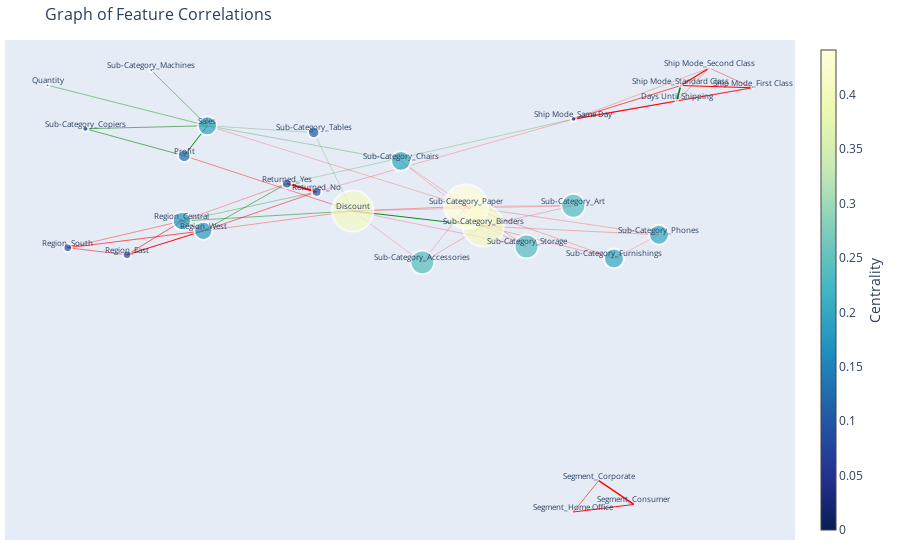

This figure's notebook cell:
### Code cell
ea.GraphFromAdjacencyMatrix(
        adjacency_matrix=adjacency_matrix,
        node_labels=dict_labels,centrality='eigenvector').plot_plotly()

### Figure 1 — Plotly figure (JSON) as saved in the notebook; plotly's stock layout.template omitted (floating-point values rounded to 4 significant figures)
{"data": [{"line": {"color": "green", "width": 0.4203}, "mode": "lines", "type": "scatter", "x": [-0.2014, -0.3608, null], "y": [0.2659, 0.3985, null]}, {"line": {"color": "green", "width": 0.9876}, "mode": "lines", "type": "scatter", "x": [-0.2014, -0.2244, null], "y": [0.2659, 0.1674, null]}, {"line": {"color": "green", "width": 0.2787}, "mode": "lines", "type": "scatter", "x": [-0.2014, -0.008316, null], "y": [0.2659, 0.1503, null]}, {"line": {"color": "green", "width": 0.5564}, "mode": "lines", "type": "scatter", "x": [-0.2014, -0.3231, null], "y": [0.2659, 0.256, null]}, {"line": {"color": "green", "width": 0.462}, "mode": "lines", "type": "scatter", "x": [-0.2014, -0.2574, null], "y": [0.2659, 0.4478, null]}, {"line": {"color": "red", "width": 0.2273}, "mode": "lines", "type": "scatter", "x": [-0.2014, 0.05665, null], "y": [0.2659, 0.001572, null]}, {"line": {"color": "green", "width": 0.2287}, "mode": "lines", "type": "scatter", "x": [-0.2014, -0.09531, null], "y": [0.2659, 0.2437, null]}, {"line": {"color": "red", "width": 0.4387}, "mode": "lines", "type": "scatter", "x": [-0.05642, -0.2244, null], "y": [-0.01353, 0.1674, null]}, {"line": {"color": "green", "width": 0.4836}, "mode": "lines", "type": "scatter", "x": [-0.05642, -0.2268, null], "y": [-0.01353, -0.04651, null]}, {"line": {"color": "red", "width": 0.3362}, "mode": "lines", "type": "scatter", "x": [-0.05642, -0.2055, null], "y": [-0.01353, -0.07873, null]}, {"line": {"color": "red", "width": 0.2171}, "mode": "lines", "type": "scatter", "x": [-0.05642, 0.01301, null], "y": [-0.01353, -0.1819, null]}, {"line": {"color": "red", "width": 0.2222}, "mode": "lines", "type": "scatter", "x": [-0.05642, 0.1636, null], "y": [-0.01353, 0.003722, null]}, {"line": {"color": "green", "width": 0.9114}, "mode": "lines", "type": "scatter", "x": [-0.05642, 0.0739, null], "y": [-0.01353, -0.06322, null]}, {"line": {"color": "red", "width": 0.3412}, "mode": "lines", "type": "scatter", "x": [-0.05642, 0.05665, null], "y": [-0.01353, 0.001572, null]}, {"line": {"color": "red", "width": 0.2415}, "mode": "lines", "type": "scatter", "x": [-0.05642, 0.1169, null], "y": [-0.01353, -0.1296, null]}, {"line": {"color": "green", "width": 0.2057}, "mode": "lines", "type": "scatter", "x": [-0.05642, -0.09531, null], "y": [-0.01353, 0.2437, null]}, {"line": {"color": "green", "width": 0.5842}, "mode": "lines", "type": "scatter", "x": [-0.2244, -0.3231, null], "y": [0.1674, 0.256, null]}, {"line": {"color": "red", "width": 0.8162}, "mode": "lines", "type": "scatter", "x": [0.2667, 0.3423, null], "y": [0.3467, 0.3903, null]}, {"line": {"color": "red", "width": 1.159}, "mode": "lines", "type": "scatter", "x": [0.2667, 0.1637, null], "y": [0.3467, 0.2877, null]}, {"line": {"color": "red", "width": 0.3426}, "mode": "lines", "type": "scatter", "x": [0.2667, 0.2992, null], "y": [0.3467, 0.455, null]}, {"line": {"color": "green", "width": 1.471}, "mode": "lines", "type": "scatter", "x": [0.2667, 0.2707, null], "y": [0.3467, 0.3975, null]}, {"line": {"color": "red", "width": 0.2353}, "mode": "lines", "type": "scatter", "x": [0.3423, 0.1637, null], "y": [0.3903, 0.2877, null]}, {"line": {"color": "red", "width": 0.4082}, "mode": "lines", "type": "scatter", "x": [0.3423, 0.2992, null], "y": [0.3903, 0.455, null]}, {"line": {"color": "red", "width": 1.041}, "mode": "lines", "type": "scatter", "x": [0.3423, 0.2707, null], "y": [0.3903, 0.3975, null]}, {"line": {"color": "red", "width": 0.2566}, "mode": "lines", "type": "scatter", "x": [0.1637, 0.2992, null], "y": [0.2877, 0.455, null]}, {"line": {"color": "red", "width": 0.6544}, "mode": "lines", "type": "scatter", "x": [0.1637, 0.2707, null], "y": [0.2877, 0.3975, null]}, {"line": {"color": "red", "width": 0.2351}, "mode": "lines", "type": "scatter", "x": [0.1637, -0.09236, null], "y": [0.2877, 0.0491, null]}, {"line": {"color": "green", "width": 0.2351}, "mode": "lines", "type": "scatter", "x": [0.1637, -0.1221, null], "y": [0.2877, 0.07637, null]}, {"line": {"color": "red", "width": 1.135}, "mode": "lines", "type": "scatter", "x": [0.2992, 0.2707, null], "y": [0.455, 0.3975, null]}, {"line": {"color": "red", "width": 1.405}, "mode": "lines", "type": "scatter", "x": [0.2239, 0.189, null], "y": [-0.9753, -0.8972, null]}, {"line": {"color": "red", "width": 0.9478}, "mode": "lines", "type": "scatter", "x": [0.2239, 0.1635, null], "y": [-0.9753, -1, null]}, {"line": {"color": "red", "width": 0.5874}, "mode": "lines", "type": "scatter", "x": [0.189, 0.1635, null], "y": [-0.8972, -1, null]}, {"line": {"color": "red", "width": 0.6318}, "mode": "lines", "type": "scatter", "x": [-0.2268, -0.2815, null], "y": [-0.04651, -0.157, null]}, {"line": {"color": "red", "width": 0.4123}, "mode": "lines", "type": "scatter", "x": [-0.2268, -0.3407, null], "y": [-0.04651, -0.1341, null]}, {"line": {"color": "red", "width": 0.767}, "mode": "lines", "type": "scatter", "x": [-0.2268, -0.2055, null], "y": [-0.04651, -0.07873, null]}, {"line": {"color": "green", "width": 0.3272}, "mode": "lines", "type": "scatter", "x": [-0.2268, -0.09236, null], "y": [-0.04651, 0.0491, null]}, {"line": {"color": "red", "width": 0.3272}, "mode": "lines", "type": "scatter", "x": [-0.2268, -0.1221, null], "y": [-0.04651, 0.07637, null]}, {"line": {"color": "red", "width": 0.5197}, "mode": "lines", "type": "scatter", "x": [-0.2815, -0.3407, null], "y": [-0.157, -0.1341, null]}, {"line": {"color": "red", "width": 0.9668}, "mode": "lines", "type": "scatter", "x": [-0.2815, -0.2055, null], "y": [-0.157, -0.07873, null]}, {"line": {"color": "red", "width": 0.631}, "mode": "lines", "type": "scatter", "x": [-0.3407, -0.2055, null], "y": [-0.1341, -0.07873, null]}, {"line": {"color": "red", "width": 0.5351}, "mode": "lines", "type": "scatter", "x": [-0.2055, -0.09236, null], "y": [-0.07873, 0.0491, null]}, {"line": {"color": "green", "width": 0.5351}, "mode": "lines", "type": "scatter", "x": [-0.2055, -0.1221, null], "y": [-0.07873, 0.07637, null]}, {"line": {"color": "red", "width": 0.247}, "mode": "lines", "type": "scatter", "x": [0.01301, 0.0739, null], "y": [-0.1819, -0.06322, null]}, {"line": {"color": "red", "width": 0.2308}, "mode": "lines", "type": "scatter", "x": [0.01301, 0.05665, null], "y": [-0.1819, 0.001572, null]}, {"line": {"color": "red", "width": 0.245}, "mode": "lines", "type": "scatter", "x": [0.1636, 0.0739, null], "y": [0.003722, -0.06322, null]}, {"line": {"color": "red", "width": 0.2289}, "mode": "lines", "type": "scatter", "x": [0.1636, 0.05665, null], "y": [0.003722, 0.001572, null]}, {"line": {"color": "red", "width": 0.2261}, "mode": "lines", "type": "scatter", "x": [0.0739, -0.008316, null], "y": [-0.06322, 0.1503, null]}, {"line": {"color": "red", "width": 0.2786}, "mode": "lines", "type": "scatter", "x": [0.0739, 0.2041, null], "y": [-0.06322, -0.1689, null]}, {"line": {"color": "red", "width": 0.3442}, "mode": "lines", "type": "scatter", "x": [0.0739, 0.05665, null], "y": [-0.06322, 0.001572, null]}, {"line": {"color": "red", "width": 0.2698}, "mode": "lines", "type": "scatter", "x": [0.0739, 0.249, null], "y": [-0.06322, -0.09158, null]}, {"line": {"color": "red", "width": 0.2562}, "mode": "lines", "type": "scatter", "x": [0.0739, 0.1169, null], "y": [-0.06322, -0.1296, null]}, {"line": {"color": "red", "width": 0.2113}, "mode": "lines", "type": "scatter", "x": [-0.008316, 0.05665, null], "y": [0.1503, 0.001572, null]}, {"line": {"color": "red", "width": 0.2603}, "mode": "lines", "type": "scatter", "x": [0.2041, 0.05665, null], "y": [-0.1689, 0.001572, null]}, {"line": {"color": "red", "width": 0.2041}, "mode": "lines", "type": "scatter", "x": [0.2041, 0.249, null], "y": [-0.1689, -0.09158, null]}, {"line": {"color": "red", "width": 0.2521}, "mode": "lines", "type": "scatter", "x": [0.05665, 0.249, null], "y": [0.001572, -0.09158, null]}, {"line": {"color": "red", "width": 0.2393}, "mode": "lines", "type": "scatter", "x": [0.05665, 0.1169, null], "y": [0.001572, -0.1296, null]}, {"line": {"color": "red", "width": 2}, "mode": "lines", "type": "scatter", "x": [-0.09236, -0.1221, null], "y": [0.0491, 0.07637, null]}, {"hoverinfo": "text", "hoverlabel": {"bgcolor": "green"}, "marker": {"opacity": 0}, "mode": "markers", "text": "Correlation between: Quantity and Sales<br>Correlation Coefficient: 0.21015579188371805", "type": "scatter", "x": [-0.2811], "y": [0.3322]}, {"hoverinfo": "text", "hoverlabel": {"bgcolor": "green"}, "marker": {"opacity": 0}, "mode": "markers", "text": "Correlation between: Profit and Sales<br>Correlation Coefficient: 0.493813856494015", "type": "scatter", "x": [-0.2129], "y": [0.2166]}, {"hoverinfo": "text", "hoverlabel": {"bgcolor": "green"}, "marker": {"opacity": 0}, "mode": "markers", "text": "Correlation between: Sub-Category_Chairs and Sales<br>Correlation Coefficient: 0.13935798388079854", "type": "scatter", "x": [-0.1048], "y": [0.2081]}, {"hoverinfo": "text", "hoverlabel": {"bgcolor": "green"}, "marker": {"opacity": 0}, "mode": "markers", "text": "Correlation between: Sub-Category_Copiers and Sales<br>Correlation Coefficient: 0.27821147994891704", "type": "scatter", "x": [-0.2623], "y": [0.2609]}, {"hoverinfo": "text", "hoverlabel": {"bgcolor": "green"}, "marker": {"opacity": 0}, "mode": "markers", "text": "Correlation between: Sub-Category_Machines and Sales<br>Correlation Coefficient: 0.23097764860329867", "type": "scatter", "x": [-0.2294], "y": [0.3568]}, {"hoverinfo": "text", "hoverlabel": {"bgcolor": "red"}, "marker": {"opacity": 0}, "mode": "markers", "text": "Correlation between: Sub-Category_Paper and Sales<br>Correlation Coefficient: -0.11365341437554285", "type": "scatter", "x": [-0.07236], "y": [0.1337]}, {"hoverinfo": "text", "hoverlabel": {"bgcolor": "green"}, "marker": {"opacity": 0}, "mode": "markers", "text": "Correlation between: Sub-Category_Tables and Sales<br>Correlation Coefficient: 0.1143640136829423", "type": "scatter", "x": [-0.1483], "y": [0.2548]}, {"hoverinfo": "text", "hoverlabel": {"bgcolor": "red"}, "marker": {"opacity": 0}, "mode": "markers", "text": "Correlation between: Profit and Discount<br>Correlation Coefficient: -0.21933567856415018", "type": "scatter", "x": [-0.1404], "y": [0.07691]}, {"hoverinfo": "text", "hoverlabel": {"bgcolor": "green"}, "marker": {"opacity": 0}, "mode": "markers", "text": "Correlation between: Region_Central and Discount<br>Correlation Coefficient: 0.24182175319888405", "type": "scatter", "x": [-0.1416], "y": [-0.03002]}, {"hoverinfo": "text", "hoverlabel": {"bgcolor": "red"}, "marker": {"opacity": 0}, "mode": "markers", "text": "Correlation between: Region_West and Discount<br>Correlation Coefficient: -0.16808062235934454", "type": "scatter", "x": [-0.1309], "y": [-0.04613]}, {"hoverinfo": "text", "hoverlabel": {"bgcolor": "red"}, "marker": {"opacity": 0}, "mode": "markers", "text": "Correlation between: Sub-Category_Accessories and Discount<br>Correlation Coefficient: -0.10856954959656695", "type": "scatter", "x": [-0.02171], "y": [-0.09771]}, {"hoverinfo": "text", "hoverlabel": {"bgcolor": "red"}, "marker": {"opacity": 0}, "mode": "markers", "text": "Correlation between: Sub-Category_Art and Discount<br>Correlation Coefficient: -0.11111804722667439", "type": "scatter", "x": [0.05359], "y": [-0.004906]}, {"hoverinfo": "text", "hoverlabel": {"bgcolor": "green"}, "marker": {"opacity": 0}, "mode": "markers", "text": "Correlation between: Sub-Category_Binders and Discount<br>Correlation Coefficient: 0.45568671351556034", "type": "scatter", "x": [0.008739], "y": [-0.03838]}, {"hoverinfo": "text", "hoverlabel": {"bgcolor": "red"}, "marker": {"opacity": 0}, "mode": "markers", "text": "Correlation between: Sub-Category_Paper and Discount<br>Correlation Coefficient: -0.1706241527096312", "type": "scatter", "x": [0.0001159], "y": [-0.005981]}, {"hoverinfo": "text", "hoverlabel": {"bgcolor": "red"}, "marker": {"opacity": 0}, "mode": "markers", "text": "Correlation between: Sub-Category_Storage and Discount<br>Correlation Coefficient: -0.12073766795431493", "type": "scatter", "x": [0.03024], "y": [-0.07155]}, {"hoverinfo": "text", "hoverlabel": {"bgcolor": "green"}, "marker": {"opacity": 0}, "mode": "markers", "text": "Correlation between: Sub-Category_Tables and Discount<br>Correlation Coefficient: 0.10283168702240666", "type": "scatter", "x": [-0.07587], "y": [0.1151]}, {"hoverinfo": "text", "hoverlabel": {"bgcolor": "green"}, "marker": {"opacity": 0}, "mode": "markers", "text": "Correlation between: Sub-Category_Copiers and Profit<br>Correlation Coefficient: 0.2921240294907555", "type": "scatter", "x": [-0.2738], "y": [0.2117]}, {"hoverinfo": "text", "hoverlabel": {"bgcolor": "red"}, "marker": {"opacity": 0}, "mode": "markers", "text": "Correlation between: Ship Mode_First Class and Days Until Shipping<br>Correlation Coefficient: -0.4081141744486515", "type": "scatter", "x": [0.3045], "y": [0.3685]}, {"hoverinfo": "text", "hoverlabel": {"bgcolor": "red"}, "marker": {"opacity": 0}, "mode": "markers", "text": "Correlation between: Ship Mode_Same Day and Days Until Shipping<br>Correlation Coefficient: -0.5793802110770249", "type": "scatter", "x": [0.2152], "y": [0.3172]}, {"hoverinfo": "text", "hoverlabel": {"bgcolor": "red"}, "marker": {"opacity": 0}, "mode": "markers", "text": "Correlation between: Ship Mode_Second Class and Days Until Shipping<br>Correlation Coefficient: -0.1713235957166159", "type": "scatter", "x": [0.283], "y": [0.4008]}, {"hoverinfo": "text", "hoverlabel": {"bgcolor": "green"}, "marker": {"opacity": 0}, "mode": "markers", "text": "Correlation between: Ship Mode_Standard Class and Days Until Shipping<br>Correlation Coefficient: 0.7355028971404195", "type": "scatter", "x": [0.2687], "y": [0.3721]}, {"hoverinfo": "text", "hoverlabel": {"bgcolor": "red"}, "marker": {"opacity": 0}, "mode": "markers", "text": "Correlation between: Ship Mode_Same Day and Ship Mode_First Class<br>Correlation Coefficient: -0.11766095825080661", "type": "scatter", "x": [0.253], "y": [0.339]}, {"hoverinfo": "text", "hoverlabel": {"bgcolor": "red"}, "marker": {"opacity": 0}, "mode": "markers", "text": "Correlation between: Ship Mode_Second Class and Ship Mode_First Class<br>Correlation Coefficient: -0.20409738477515105", "type": "scatter", "x": [0.3207], "y": [0.4227]}, {"hoverinfo": "text", "hoverlabel": {"bgcolor": "red"}, "marker": {"opacity": 0}, "mode": "markers", "text": "Correlation between: Ship Mode_Standard Class and Ship Mode_First Class<br>Correlation Coefficient: -0.5205821431260013", "type": "scatter", "x": [0.3065], "y": [0.3939]}, {"hoverinfo": "text", "hoverlabel": {"bgcolor": "red"}, "marker": {"opacity": 0}, "mode": "markers", "text": "Correlation between: Ship Mode_Second Class and Ship Mode_Same Day<br>Correlation Coefficient: -0.12827735870795537", "type": "scatter", "x": [0.2314], "y": [0.3713]}, {"hoverinfo": "text", "hoverlabel": {"bgcolor": "red"}, "marker": {"opacity": 0}, "mode": "markers", "text": "Correlation between: Ship Mode_Standard Class and Ship Mode_Same Day<br>Correlation Coefficient: -0.32719136692662043", "type": "scatter", "x": [0.2172], "y": [0.3426]}, {"hoverinfo": "text", "hoverlabel": {"bgcolor": "red"}, "marker": {"opacity": 0}, "mode": "markers", "text": "Correlation between: Returned_No and Ship Mode_Same Day<br>Correlation Coefficient: -0.11755205692729095", "type": "scatter", "x": [0.03568], "y": [0.1684]}, {"hoverinfo": "text", "hoverlabel": {"bgcolor": "green"}, "marker": {"opacity": 0}, "mode": "markers", "text": "Correlation between: Returned_Yes and Ship Mode_Same Day<br>Correlation Coefficient: 0.11755205692729111", "type": "scatter", "x": [0.0208], "y": [0.182]}, {"hoverinfo": "text", "hoverlabel": {"bgcolor": "red"}, "marker": {"opacity": 0}, "mode": "markers", "text": "Correlation between: Ship Mode_Standard Class and Ship Mode_Second Class<br>Correlation Coefficient: -0.5675536159444174", "type": "scatter", "x": [0.2849], "y": [0.4262]}, {"hoverinfo": "text", "hoverlabel": {"bgcolor": "red"}, "marker": {"opacity": 0}, "mode": "markers", "text": "Correlation between: Segment_Corporate and Segment_Consumer<br>Correlation Coefficient: -0.7025288140994909", "type": "scatter", "x": [0.2065], "y": [-0.9362]}, {"hoverinfo": "text", "hoverlabel": {"bgcolor": "red"}, "marker": {"opacity": 0}, "mode": "markers", "text": "Correlation between: Segment_Home Office and Segment_Consumer<br>Correlation Coefficient: -0.47392235949938116", "type": "scatter", "x": [0.1937], "y": [-0.9876]}, {"hoverinfo": "text", "hoverlabel": {"bgcolor": "red"}, "marker": {"opacity": 0}, "mode": "markers", "text": "Correlation between: Segment_Home Office and Segment_Corporate<br>Correlation Coefficient: -0.2937157985897767", "type": "scatter", "x": [0.1762], "y": [-0.9486]}, {"hoverinfo": "text", "hoverlabel": {"bgcolor": "red"}, "marker": {"opacity": 0}, "mode": "markers", "text": "Correlation between: Region_East and Region_Central<br>Correlation Coefficient: -0.3158993144203797", "type": "scatter", "x": [-0.2541], "y": [-0.1017]}, {"hoverinfo": "text", "hoverlabel": {"bgcolor": "red"}, "marker": {"opacity": 0}, "mode": "markers", "text": "Correlation between: Region_South and Region_Central<br>Correlation Coefficient: -0.20616841593889246", "type": "scatter", "x": [-0.2837], "y": [-0.09032]}, {"hoverinfo": "text", "hoverlabel": {"bgcolor": "red"}, "marker": {"opacity": 0}, "mode": "markers", "text": "Correlation between: Region_West and Region_Central<br>Correlation Coefficient: -0.38349589610174234", "type": "scatter", "x": [-0.2161], "y": [-0.06262]}, {"hoverinfo": "text", "hoverlabel": {"bgcolor": "green"}, "marker": {"opacity": 0}, "mode": "markers", "text": "Correlation between: Returned_No and Region_Central<br>Correlation Coefficient: 0.16358342582279226", "type": "scatter", "x": [-0.1596], "y": [0.001291]}, {"hoverinfo": "text", "hoverlabel": {"bgcolor": "red"}, "marker": {"opacity": 0}, "mode": "markers", "text": "Correlation between: Returned_Yes and Region_Central<br>Correlation Coefficient: -0.16358342582279242", "type": "scatter", "x": [-0.1744], "y": [0.01493]}, {"hoverinfo": "text", "hoverlabel": {"bgcolor": "red"}, "marker": {"opacity": 0}, "mode": "markers", "text": "Correlation between: Region_South and Region_East<br>Correlation Coefficient: -0.2598700286580012", "type": "scatter", "x": [-0.3111], "y": [-0.1456]}, {"hoverinfo": "text", "hoverlabel": {"bgcolor": "red"}, "marker": {"opacity": 0}, "mode": "markers", "text": "Correlation between: Region_West and Region_East<br>Correlation Coefficient: -0.48338679354127545", "type": "scatter", "x": [-0.2435], "y": [-0.1179]}, {"hoverinfo": "text", "hoverlabel": {"bgcolor": "red"}, "marker": {"opacity": 0}, "mode": "markers", "text": "Correlation between: Region_West and Region_South<br>Correlation Coefficient: -0.3154773845997187", "type": "scatter", "x": [-0.2731], "y": [-0.1064]}, {"hoverinfo": "text", "hoverlabel": {"bgcolor": "red"}, "marker": {"opacity": 0}, "mode": "markers", "text": "Correlation between: Returned_No and Region_West<br>Correlation Coefficient: -0.2675365581660129", "type": "scatter", "x": [-0.1489], "y": [-0.01482]}, {"hoverinfo": "text", "hoverlabel": {"bgcolor": "green"}, "marker": {"opacity": 0}, "mode": "markers", "text": "Correlation between: Returned_Yes and Region_West<br>Correlation Coefficient: 0.26753655816601335", "type": "scatter", "x": [-0.1638], "y": [-0.001181]}, {"hoverinfo": "text", "hoverlabel": {"bgcolor": "red"}, "marker": {"opacity": 0}, "mode": "markers", "text": "Correlation between: Sub-Category_Binders and Sub-Category_Accessories<br>Correlation Coefficient: -0.12349523038334223", "type": "scatter", "x": [0.04345], "y": [-0.1225]}, {"hoverinfo": "text", "hoverlabel": {"bgcolor": "red"}, "marker": {"opacity": 0}, "mode": "markers", "text": "Correlation between: Sub-Category_Paper and Sub-Category_Accessories<br>Correlation Coefficient: -0.11537813377592346", "type": "scatter", "x": [0.03483], "y": [-0.09015]}, {"hoverinfo": "text", "hoverlabel": {"bgcolor": "red"}, "marker": {"opacity": 0}, "mode": "markers", "text": "Correlation between: Sub-Category_Binders and Sub-Category_Art<br>Correlation Coefficient: -0.12252257214019888", "type": "scatter", "x": [0.1187], "y": [-0.02975]}, {"hoverinfo": "text", "hoverlabel": {"bgcolor": "red"}, "marker": {"opacity": 0}, "mode": "markers", "text": "Correlation between: Sub-Category_Paper and Sub-Category_Art<br>Correlation Coefficient: -0.11446940643036303", "type": "scatter", "x": [0.1101], "y": [0.002647]}, {"hoverinfo": "text", "hoverlabel": {"bgcolor": "red"}, "marker": {"opacity": 0}, "mode": "markers", "text": "Correlation between: Sub-Category_Chairs and Sub-Category_Binders<br>Correlation Coefficient: -0.113064225625961", "type": "scatter", "x": [0.03279], "y": [0.04355]}, {"hoverinfo": "text", "hoverlabel": {"bgcolor": "red"}, "marker": {"opacity": 0}, "mode": "markers", "text": "Correlation between: Sub-Category_Furnishings and Sub-Category_Binders<br>Correlation Coefficient: -0.1393155135030875", "type": "scatter", "x": [0.139], "y": [-0.1161]}, {"hoverinfo": "text", "hoverlabel": {"bgcolor": "red"}, "marker": {"opacity": 0}, "mode": "markers", "text": "Correlation between: Sub-Category_Paper and Sub-Category_Binders<br>Correlation Coefficient: -0.1720911985121264", "type": "scatter", "x": [0.06528], "y": [-0.03082]}, {"hoverinfo": "text", "hoverlabel": {"bgcolor": "red"}, "marker": {"opacity": 0}, "mode": "markers", "text": "Correlation between: Sub-Category_Phones and Sub-Category_Binders<br>Correlation Coefficient: -0.13491961645166775", "type": "scatter", "x": [0.1615], "y": [-0.0774]}, {"hoverinfo": "text", "hoverlabel": {"bgcolor": "red"}, "marker": {"opacity": 0}, "mode": "markers", "text": "Correlation between: Sub-Category_Storage and Sub-Category_Binders<br>Correlation Coefficient: -0.12807910150883076", "type": "scatter", "x": [0.0954], "y": [-0.09639]}, {"hoverinfo": "text", "hoverlabel": {"bgcolor": "red"}, "marker": {"opacity": 0}, "mode": "markers", "text": "Correlation between: Sub-Category_Paper and Sub-Category_Chairs<br>Correlation Coefficient: -0.10563273827701555", "type": "scatter", "x": [0.02417], "y": [0.07595]}, {"hoverinfo": "text", "hoverlabel": {"bgcolor": "red"}, "marker": {"opacity": 0}, "mode": "markers", "text": "Correlation between: Sub-Category_Paper and Sub-Category_Furnishings<br>Correlation Coefficient: -0.1301585810571423", "type": "scatter", "x": [0.1304], "y": [-0.08368]}, {"hoverinfo": "text", "hoverlabel": {"bgcolor": "red"}, "marker": {"opacity": 0}, "mode": "markers", "text": "Correlation between: Sub-Category_Phones and Sub-Category_Furnishings<br>Correlation Coefficient: -0.10204441590245274", "type": "scatter", "x": [0.2266], "y": [-0.1303]}, {"hoverinfo": "text", "hoverlabel": {"bgcolor": "red"}, "marker": {"opacity": 0}, "mode": "markers", "text": "Correlation between: Sub-Category_Phones and Sub-Category_Paper<br>Correlation Coefficient: -0.1260516176020391", "type": "scatter", "x": [0.1528], "y": [-0.04501]}, {"hoverinfo": "text", "hoverlabel": {"bgcolor": "red"}, "marker": {"opacity": 0}, "mode": "markers", "text": "Correlation between: Sub-Category_Storage and Sub-Category_Paper<br>Correlation Coefficient: -0.11966071614195144", "type": "scatter", "x": [0.08678], "y": [-0.064]}, {"hoverinfo": "text", "hoverlabel": {"bgcolor": "red"}, "marker": {"opacity": 0}, "mode": "markers", "text": "Correlation between: Returned_Yes and Returned_No<br>Correlation Coefficient: -1.0", "type": "scatter", "x": [-0.1072], "y": [0.06273]}, {"hoverinfo": "text", "marker": {"color": [0.1917, 0.03631, 0.4118, 0.1257, 0.02445, 0.02445, 0.05568, 0.02445, 0.02445, 2.98e-20, 2.98e-20, 2.98e-20, 0.1818, 0.08501, 0.08501, 0.1818, 0.2394, 0.2394, 0.4105, 0.1977, 0.06013, 0.1991, 0.03631, 0.4411, 0.1991, 0.2394, 0.1143, 0.09803, 0.09803], "colorbar": {"thickness": 15, "title": {"side": "right", "text": "Centrality"}, "xanchor": "left"}, "colorscale": [[0, "rgb(255,255,217)"], [0.125, "rgb(237,248,177)"], [0.25, "rgb(199,233,180)"], [0.375, "rgb(127,205,187)"], [0.5, "rgb(65,182,196)"], [0.625, "rgb(29,145,192)"], [0.75, "rgb(34,94,168)"], [0.875, "rgb(37,52,148)"], [1, "rgb(8,29,88)"]], "line": {"width": 2}, "reversescale": true, "showscale": true, "size": [19.17, 3.631, 41.18, 12.57, 2.445, 2.445, 5.568, 2.445, 2.445, 2.98e-18, 2.98e-18, 2.98e-18, 18.18, 8.501, 8.501, 18.18, 23.94, 23.94, 41.05, 19.77, 6.013, 19.91, 3.631, 44.11, 19.91, 23.94, 11.43, 9.803, 9.803]}, "mode": "markers", "text": ["Node Name: Sales<br># of connections: 7<br>Centrality: 0.19", "Node Name: Quantity<br># of connections: 1<br>Centrality: 0.04", "Node Name: Discount<br># of connections: 9<br>Centrality: 0.41", "Node Name: Profit<br># of connections: 3<br>Centrality: 0.13", "Node Name: Days Until Shipping<br># of connections: 4<br>Centrality: 0.02", "Node Name: Ship Mode_First Class<br># of connections: 4<br>Centrality: 0.02", "Node Name: Ship Mode_Same Day<br># of connections: 6<br>Centrality: 0.06", "Node Name: Ship Mode_Second Class<br># of connections: 4<br>Centrality: 0.02", "Node Name: Ship Mode_Standard Class<br># of connections: 4<br>Centrality: 0.02", "Node Name: Segment_Consumer<br># of connections: 2<br>Centrality: 0.00", "Node Name: Segment_Corporate<br># of connections: 2<br>Centrality: 0.00", "Node Name: Segment_Home Office<br># of connections: 2<br>Centrality: 0.00", "Node Name: Region_Central<br># of connections: 6<br>Centrality: 0.18", "Node Name: Region_East<br># of connections: 3<br>Centrality: 0.09", "Node Name: Region_South<br># of connections: 3<br>Centrality: 0.09", "Node Name: Region_West<br># of connections: 6<br>Centrality: 0.18", "Node Name: Sub-Category_Accessories<br># of connections: 3<br>Centrality: 0.24", "Node Name: Sub-Category_Art<br># of connections: 3<br>Centrality: 0.24", "Node Name: Sub-Category_Binders<br># of connections: 8<br>Centrality: 0.41", "Node Name: Sub-Category_Chairs<br># of connections: 3<br>Centrality: 0.20", "Node Name: Sub-Category_Copiers<br># of connections: 2<br>Centrality: 0.06", "Node Name: Sub-Category_Furnishings<br># of connections: 3<br>Centrality: 0.20", "Node Name: Sub-Category_Machines<br># of connections: 1<br>Centrality: 0.04", "Node Name: Sub-Category_Paper<br># of connections: 9<br>Centrality: 0.44", "Node Name: Sub-Category_Phones<br># of connections: 3<br>Centrality: 0.20", "Node Name: Sub-Category_Storage<br># of connections: 3<br>Centrality: 0.24", "Node Name: Sub-Category_Tables<br># of connections: 2<br>Centrality: 0.11", "Node Name: Returned_No<br># of connections: 4<br>Centrality: 0.10", "Node Name: Returned_Yes<br># of connections: 4<br>Centrality: 0.10"], "type": "scatter", "x": [-0.2014, -0.3608, -0.05642, -0.2244, 0.2667, 0.3423, 0.1637, 0.2992, 0.2707, 0.2239, 0.189, 0.1635, -0.2268, -0.2815, -0.3407, -0.2055, 0.01301, 0.1636, 0.0739, -0.008316, -0.3231, 0.2041, -0.2574, 0.05665, 0.249, 0.1169, -0.09531, -0.09236, -0.1221], "y": [0.2659, 0.3985, -0.01353, 0.1674, 0.3467, 0.3903, 0.2877, 0.455, 0.3975, -0.9753, -0.8972, -1, -0.04651, -0.157, -0.1341, -0.07873, -0.1819, 0.003722, -0.06322, 0.1503, 0.256, -0.1689, 0.4478, 0.001572, -0.09158, -0.1296, 0.2437, 0.0491, 0.07637]}, {"marker": {"opacity": 0}, "mode": "text", "text": ["Sales", "Quantity", "Discount", "Profit", "Days Until Shipping", "Ship Mode_First Class", "Ship Mode_Same Day", "Ship Mode_Second Class", "Ship Mode_Standard Class", "Segment_Consumer", "Segment_Corporate", "Segment_Home Office", "Region_Central", "Region_East", "Region_South", "Region_West", "Sub-Category_Accessories", "Sub-Category_Art", "Sub-Category_Binders", "Sub-Category_Chairs", "Sub-Category_Copiers", "Sub-Category_Furnishings", "Sub-Category_Machines", "Sub-Category_Paper", "Sub-Category_Phones", "Sub-Category_Storage", "Sub-Category_Tables", "Returned_No", "Returned_Yes"], "textfont": {"size": [8, 8, 8, 8, 8, 8, 8, 8, 8, 8, 8, 8, 8, 8, 8, 8, 8, 8, 8, 8, 8, 8, 8, 8, 8, 8, 8, 8, 8]}, "textposition": "top center", "type": "scatter", "x": [-0.2014, -0.3608, -0.05642, -0.2244, 0.2667, 0.3423, 0.1637, 0.2992, 0.2707, 0.2239, 0.189, 0.1635, -0.2268, -0.2815, -0.3407, -0.2055, 0.01301, 0.1636, 0.0739, -0.008316, -0.3231, 0.2041, -0.2574, 0.05665, 0.249, 0.1169, -0.09531, -0.09236, -0.1221], "y": [0.2659, 0.3985, -0.01353, 0.1674, 0.3467, 0.3903, 0.2877, 0.455, 0.3975, -0.9753, -0.8972, -1, -0.04651, -0.157, -0.1341, -0.07873, -0.1819, 0.003722, -0.06322, 0.1503, 0.256, -0.1689, 0.4478, 0.001572, -0.09158, -0.1296, 0.2437, 0.0491, 0.07637]}], "layout": {"annotations": [{"showarrow": false, "text": "", "x": 0.005, "xref": "paper", "y": -0.002, "yref": "paper"}], "hovermode": "closest", "margin": {"b": 20, "l": 5, "r": 5, "t": 40}, "showlegend": false, "title": {"font": {"size": 16}, "text": "Graph of Feature Correlations"}, "xaxis": {"showgrid": false, "showticklabels": false, "zeroline": false}, "yaxis": {"showgrid": false, "showticklabels": false, "zeroline": false}}}
